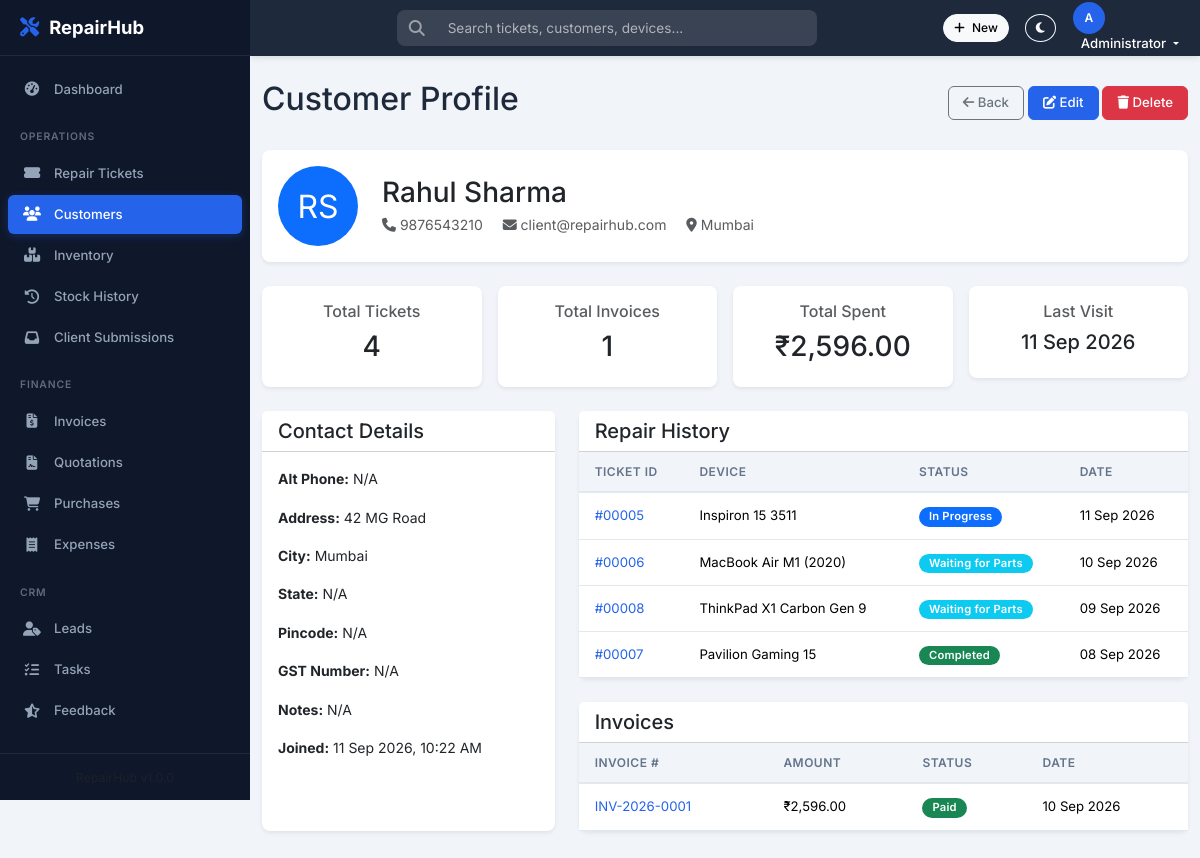
/customers/view.php?id=1 (signed in), run on the app's committed database.
### tables this page shows
CREATE TABLE `customers` (
  `id` int NOT NULL AUTO_INCREMENT,
  `name` varchar(100) NOT NULL,
  `email` varchar(150) DEFAULT NULL,
  `phone` varchar(20) NOT NULL,
  `alt_phone` varchar(20) DEFAULT NULL,
  `address` text,
  `city` varchar(100) DEFAULT NULL,
  `state` varchar(100) DEFAULT NULL,
  `pincode` varchar(10) DEFAULT NULL,
  `gst_number` varchar(20) DEFAULT NULL,
  `notes` text,
  `user_id` int DEFAULT NULL,
  `created_by` int DEFAULT NULL,
  `created_at` datetime NOT NULL DEFAULT CURRENT_TIMESTAMP,
  `updated_at` datetime NOT NULL DEFAULT CURRENT_TIMESTAMP ON UPDATE CURRENT_TIMESTAMP,
  PRIMARY KEY (`id`),
  KEY `idx_phone` (`phone`),
  KEY `idx_name` (`name`),
  KEY `created_by` (`created_by`),
  KEY `idx_user_id` (`user_id`),
  CONSTRAINT `customers_ibfk_1` FOREIGN KEY (`created_by`) REFERENCES `users` (`id`) ON DELETE SET NULL
);

CREATE TABLE `repair_tickets` (
  `id` int NOT NULL AUTO_INCREMENT,
  `ticket_id` varchar(30) NOT NULL,
  `customer_id` int NOT NULL,
  `device_type` varchar(50) NOT NULL,
  `device_brand` varchar(100) DEFAULT NULL,
  `device_model` varchar(100) DEFAULT NULL,
  `serial_number` varchar(100) DEFAULT NULL,
  `imei_number` varchar(20) DEFAULT NULL,
  `device_password` varchar(100) DEFAULT NULL,
  `device_condition` text,
  `problem_description` text NOT NULL,
  `diagnosis` text,
  `resolution` text,
  `completion_summary` text,
  `time_spent_total` int DEFAULT '0',
  `parts_used_notes` text,
  `submitted_by_client` tinyint(1) NOT NULL DEFAULT '0',
  `status` enum('Pending','In Progress','Waiting for Parts','Ready for Pickup','Completed','Delivered','Cancelled') NOT NULL DEFAULT 'Pending',
  `priority` enum('Low','Normal','High','Urgent') NOT NULL DEFAULT 'Normal',
  `estimated_cost` decimal(10,2) DEFAULT '0.00',
  `final_cost` decimal(10,2) DEFAULT '0.00',
  `assigned_to` int DEFAULT NULL,
  `created_by` int DEFAULT NULL,
  `due_date` date DEFAULT NULL,
  `completed_at` datetime DEFAULT NULL,
  `delivered_at` datetime DEFAULT NULL,
  `created_at` datetime NOT NULL DEFAULT CURRENT_TIMESTAMP,
  `updated_at` datetime NOT NULL DEFAULT CURRENT_TIMESTAMP ON UPDATE CURRENT_TIMESTAMP,
  PRIMARY KEY (`id`),
  UNIQUE KEY `ticket_id` (`ticket_id`),
  KEY `idx_status` (`status`),
  KEY `idx_priority` (`priority`),
  KEY `idx_customer` (`customer_id`),
  KEY `idx_assigned` (`assigned_to`),
  KEY `idx_created_at` (`created_at`),
  KEY `created_by` (`created_by`),
  CONSTRAINT `repair_tickets_ibfk_1` FOREIGN KEY (`customer_id`) REFERENCES `customers` (`id`) ON DELETE CASCADE,
  CONSTRAINT `repair_tickets_ibfk_2` FOREIGN KEY (`assigned_to`) REFERENCES `users` (`id`) ON DELETE SET NULL,
  CONSTRAINT `repair_tickets_ibfk_3` FOREIGN KEY (`created_by`) REFERENCES `users` (`id`) ON DELETE SET NULL
);

CREATE TABLE `invoices` (
  `id` int NOT NULL AUTO_INCREMENT,
  `invoice_number` varchar(30) NOT NULL,
  `customer_id` int NOT NULL,
  `ticket_id` int DEFAULT NULL,
  `subtotal` decimal(10,2) NOT NULL DEFAULT '0.00',
  `tax_rate` decimal(5,2) NOT NULL DEFAULT '18.00',
  `tax_amount` decimal(10,2) NOT NULL DEFAULT '0.00',
  `discount_amount` decimal(10,2) NOT NULL DEFAULT '0.00',
  `total_amount` decimal(10,2) NOT NULL DEFAULT '0.00',
  `paid_amount` decimal(10,2) NOT NULL DEFAULT '0.00',
  `due_amount` decimal(10,2) NOT NULL DEFAULT '0.00',
  `status` enum('Draft','Sent','Paid','Overdue','Cancelled') NOT NULL DEFAULT 'Draft',
  `payment_method` varchar(50) DEFAULT NULL,
  `payment_date` date DEFAULT NULL,
  `due_date` date DEFAULT NULL,
  `notes` text,
  `terms` text,
  `created_by` int DEFAULT NULL,
  `created_at` datetime NOT NULL DEFAULT CURRENT_TIMESTAMP,
  `updated_at` datetime NOT NULL DEFAULT CURRENT_TIMESTAMP ON UPDATE CURRENT_TIMESTAMP,
  PRIMARY KEY (`id`),
  UNIQUE KEY `invoice_number` (`invoice_number`),
  KEY `idx_status` (`status`),
  KEY `idx_customer` (`customer_id`),
  KEY `ticket_id` (`ticket_id`),
  KEY `created_by` (`created_by`),
  CONSTRAINT `invoices_ibfk_1` FOREIGN KEY (`customer_id`) REFERENCES `customers` (`id`) ON DELETE CASCADE,
  CONSTRAINT `invoices_ibfk_2` FOREIGN KEY (`ticket_id`) REFERENCES `repair_tickets` (`id`) ON DELETE SET NULL,
  CONSTRAINT `invoices_ibfk_3` FOREIGN KEY (`created_by`) REFERENCES `users` (`id`) ON DELETE SET NULL
);

### customers/view.php (the view, shortened to what this page needs)
<?php
require_once '../config.php';
$id = isset($_GET['id']) ? (int)$_GET['id'] : 0;
$stmt = $pdo->prepare("SELECT * FROM customers WHERE id = ?");
$stmt->execute([$id]);
$customer = $stmt->fetch(PDO::FETCH_ASSOC);
$statsSql = "SELECT
    (SELECT COUNT(*) FROM repair_tickets WHERE customer_id = :id1) as total_tickets,
    (SELECT COUNT(*) FROM invoices WHERE customer_id = :id2) as total_invoices,
    (SELECT COALESCE(SUM(total_amount), 0) FROM invoices WHERE customer_id = :id3 AND status != 'Cancelled') as total_spent,
    (SELECT MAX(created_at) FROM repair_tickets WHERE customer_id = :id4) as last_visit";
$stmt = $pdo->prepare($statsSql);
$stmt->execute(['id1'=>$id, 'id2'=>$id, 'id3'=>$id, 'id4'=>$id]);
$stats = $stmt->fetch(PDO::FETCH_ASSOC);
$stmt = $pdo->prepare("SELECT * FROM repair_tickets WHERE customer_id = ? ORDER BY created_at DESC");
$stmt->execute([$id]);
$tickets = $stmt->fetchAll(PDO::FETCH_ASSOC);
$stmt = $pdo->prepare("SELECT * FROM invoices WHERE customer_id = ? ORDER BY created_at DESC");
$stmt->execute([$id]);
$invoices = $stmt->fetchAll(PDO::FETCH_ASSOC);
include '../includes/header.php';
include '../includes/sidebar.php';
$nameParts = explode(' ', trim($customer['name']));
$initials = strtoupper(substr($nameParts[0], 0, 1) . (isset($nameParts[1]) ? substr($nameParts[1], 0, 1) : ''));
?>
<div class="main-content" id="mainContent">
  <div class="container-fluid py-4">
    <div class="d-flex justify-content-between align-items-center mb-4">
        <h2>Customer Profile</h2>
        <div>
            <a href="index.php" class="btn btn-outline-secondary"><i class="fas fa-arrow-left"></i> Back</a>
            <a href="edit.php?id=<?= $id ?>" class="btn btn-primary"><i class="fas fa-edit"></i> Edit</a>
            <button type="button" class="btn btn-danger" data-bs-toggle="modal" data-bs-target="#deleteModal"><i class="fas fa-trash"></i> Delete</button>
        </div>
    </div>
    <div class="card border-0 shadow-sm mb-4">
        <div class="card-body d-flex align-items-center">
            <div class="bg-primary text-white rounded-circle d-flex align-items-center justify-content-center me-4" style="width: 80px; height: 80px; font-size: 32px;">
                <?= htmlspecialchars($initials) ?>
            </div>
            <div>
                <h3 class="mb-1"><?= htmlspecialchars($customer['name']) ?></h3>
                <div class="text-muted">
                    <span class="me-3"><i class="fas fa-phone"></i> <?= htmlspecialchars($customer['phone']) ?></span>
                    <?php if ($customer['email']): ?>
                    <span class="me-3"><i class="fas fa-envelope"></i> <?= htmlspecialchars($customer['email']) ?></span>
                    <?php endif; ?>
                    <?php if ($customer['city']): ?>
                    <span><i class="fas fa-map-marker-alt"></i> <?= htmlspecialchars($customer['city']) ?></span>
                    <?php endif; ?>
                </div>
            </div>
        </div>
    </div>
    <div class="row g-3 mb-4">
        <div class="col-12 col-md-6 col-lg-3">
            <div class="card border-0 shadow-sm text-center">
                <div class="card-body">
                    <h6 class="text-muted mb-2">Total Tickets</h6>
                    <h3><?= $stats['total_tickets'] ?></h3>
                </div>
            </div>
        </div>
        <div class="col-12 col-md-6 col-lg-3">
            <div class="card border-0 shadow-sm text-center">
                <div class="card-body">
                    <h6 class="text-muted mb-2">Total Invoices</h6>
                    <h3><?= $stats['total_invoices'] ?></h3>
                </div>
            </div>
        </div>
        <div class="col-12 col-md-6 col-lg-3">
            <div class="card border-0 shadow-sm text-center">
                <div class="card-body">
                    <h6 class="text-muted mb-2">Total Spent</h6>
                    <h3>₹<?= number_format($stats['total_spent'], 2) ?></h3>
                </div>
            </div>
        </div>
        <div class="col-12 col-md-6 col-lg-3">
            <div class="card border-0 shadow-sm text-center">
                <div class="card-body">
                    <h6 class="text-muted mb-2">Last Visit</h6>
                    <h5><?= $stats['last_visit'] ? date('d M Y', strtotime($stats['last_visit'])) : 'Never' ?></h5>
                </div>
            </div>
        </div>
    </div>
    <div class="row">
        <div class="col-lg-4 mb-4">
            <div class="card border-0 shadow-sm h-100">
                <div class="card-header bg-white">
                    <h5 class="mb-0">Contact Details</h5>
                </div>
                <div class="card-body">
                    <p><strong>Alt Phone:</strong> <?= htmlspecialchars($customer['alt_phone'] ?: 'N/A') ?></p>
                    <p><strong>Address:</strong> <?= nl2br(htmlspecialchars($customer['address'] ?: 'N/A')) ?></p>
                    <p><strong>City:</strong> <?= htmlspecialchars($customer['city'] ?: 'N/A') ?></p>
                    <p><strong>State:</strong> <?= htmlspecialchars($customer['state'] ?: 'N/A') ?></p>
                    <p><strong>Pincode:</strong> <?= htmlspecialchars($customer['pincode'] ?: 'N/A') ?></p>
                    <p><strong>GST Number:</strong> <?= htmlspecialchars($customer['gst_number'] ?: 'N/A') ?></p>
                    <p><strong>Notes:</strong> <?= nl2br(htmlspecialchars($customer['notes'] ?: 'N/A')) ?></p>
                    <p><strong>Joined:</strong> <?= date('d M Y, h:i A', strtotime($customer['created_at'])) ?></p>
                </div>
            </div>
        </div>
        <div class="col-lg-8 mb-4">
            <div class="card border-0 shadow-sm mb-4">
                <div class="card-header bg-white">
                    <h5 class="mb-0">Repair History</h5>
                </div>
                <div class="card-body p-0">
                    <div class="table-responsive">
                        <table class="table table-hover align-middle mb-0">
                            <thead class="table-light">
                                <tr>
                                    <th>Ticket ID</th>
                                    <th>Device</th>
                                    <th>Status</th>
                                    <th>Date</th>
                                </tr>
                            </thead>
                            <tbody>
                                <?php if (count($tickets) > 0): ?>
                                    <?php foreach ($tickets as $t): ?>
                                    <tr>
                                        <td><a href="../tickets/view.php?id=<?= $t['id'] ?>" class="text-decoration-none">#<?= str_pad($t['id'], 5, '0', STR_PAD_LEFT) ?></a></td>
                                        <td><?= htmlspecialchars($t['device_model'] ?? $t['device_name'] ?? 'Unknown') ?></td>
                                        <td><?= getStatusBadge($t['status']) ?></td>
                                        <td><?= date('d M Y', strtotime($t['created_at'])) ?></td>
                                    </tr>
                                    <?php endforeach; ?>
                                <?php else: ?>
                                    <tr><td colspan="4" class="text-center text-muted py-3">No repair tickets found.</td></tr>
                                <?php endif; ?>
                            </tbody>
                        </table>
                    </div>
                </div>
            </div>
            <div class="card border-0 shadow-sm">
                <div class="card-header bg-white">
                    <h5 class="mb-0">Invoices</h5>
                </div>
                <div class="card-body p-0">
                    <div class="table-responsive">
                        <table class="table table-hover align-middle mb-0">
                            <thead class="table-light">
                                <tr>
                                    <th>Invoice #</th>
                                    <th>Amount</th>
                                    <th>Status</th>
                                    <th>Date</th>
                                </tr>
                            </thead>
                            <tbody>
                                <?php if (count($invoices) > 0): ?>
                                    <?php foreach ($invoices as $i): ?>
                                    <tr>
                                        <td><a href="../invoices/view.php?id=<?= $i['id'] ?>" class="text-decoration-none"><?= htmlspecialchars($i['invoice_number'] ?? '#'.str_pad($i['id'], 5, '0', STR_PAD_LEFT)) ?></a></td>
                                        <td>₹<?= number_format($i['total_amount'] ?? $i['amount'] ?? 0, 2) ?></td>
                                        <td><?= getInvoiceStatusBadge($i['status'] ?? 'Completed') ?></td>
                                        <td><?= date('d M Y', strtotime($i['created_at'])) ?></td>
                                    </tr>
                                    <?php endforeach; ?>
                                <?php else: ?>
                                    <tr><td colspan="4" class="text-center text-muted py-3">No invoices found.</td></tr>
                                <?php endif; ?>
                            </tbody>
                        </table>
                    </div>
                </div>
            </div>
        </div>
    </div>
  </div>
</div>
<?php include '../includes/footer.php'; ?>

### includes/functions.php (shortened to what this page needs)
<?php
function getStatusBadge($status) {
    $statuses = TICKET_STATUSES;
    $badge = $statuses[$status]['badge'] ?? 'bg-secondary';
    return '<span class="badge ' . $badge . '">' . htmlspecialchars($status) . '</span>';
}
function getInvoiceStatusBadge($status) {
    $statuses = INVOICE_STATUSES;
    $badge = $statuses[$status]['badge'] ?? 'bg-secondary';
    return '<span class="badge ' . $badge . '">' . htmlspecialchars($status) . '</span>';
}

### data on the page
customers: name "RS", name "Rahul Sharma", phone "9876543210", email "client@repairhub.com", city "Mumbai", alt_phone "N/A", address "42 MG Road", state "N/A", pincode "N/A", gst_number "N/A", notes "N/A", created_at "11 Sep 2026, 10:22 AM"
repair_tickets: id "00005", device_model "Inspiron 15 3511", status "In Progress", created_at "11 Sep 2026"
repair_tickets: id "00006", device_model "MacBook Air M1 (2020)", status "Waiting for Parts", created_at "10 Sep 2026"
repair_tickets: id "00008", device_model "ThinkPad X1 Carbon Gen 9", status "Waiting for Parts", created_at "09 Sep 2026"
repair_tickets: id "00007", device_model "Pavilion Gaming 15", status "Completed", created_at "08 Sep 2026"
invoices: invoice_number "INV-2026-0001", total_amount "2,596.00", status "Paid", created_at "10 Sep 2026"

### other printed values
getInitials($currentUser['name']) "A"
$currentUser['name'] "Administrator"
APP_NAME "RepairHub"
$stats['total_tickets'] "4"
$stats['total_invoices'] "1"
$stats['total_spent'] "2,596.00"
date('d M Y', strtotime($stats['last_visit'])) "11 Sep 2026"
